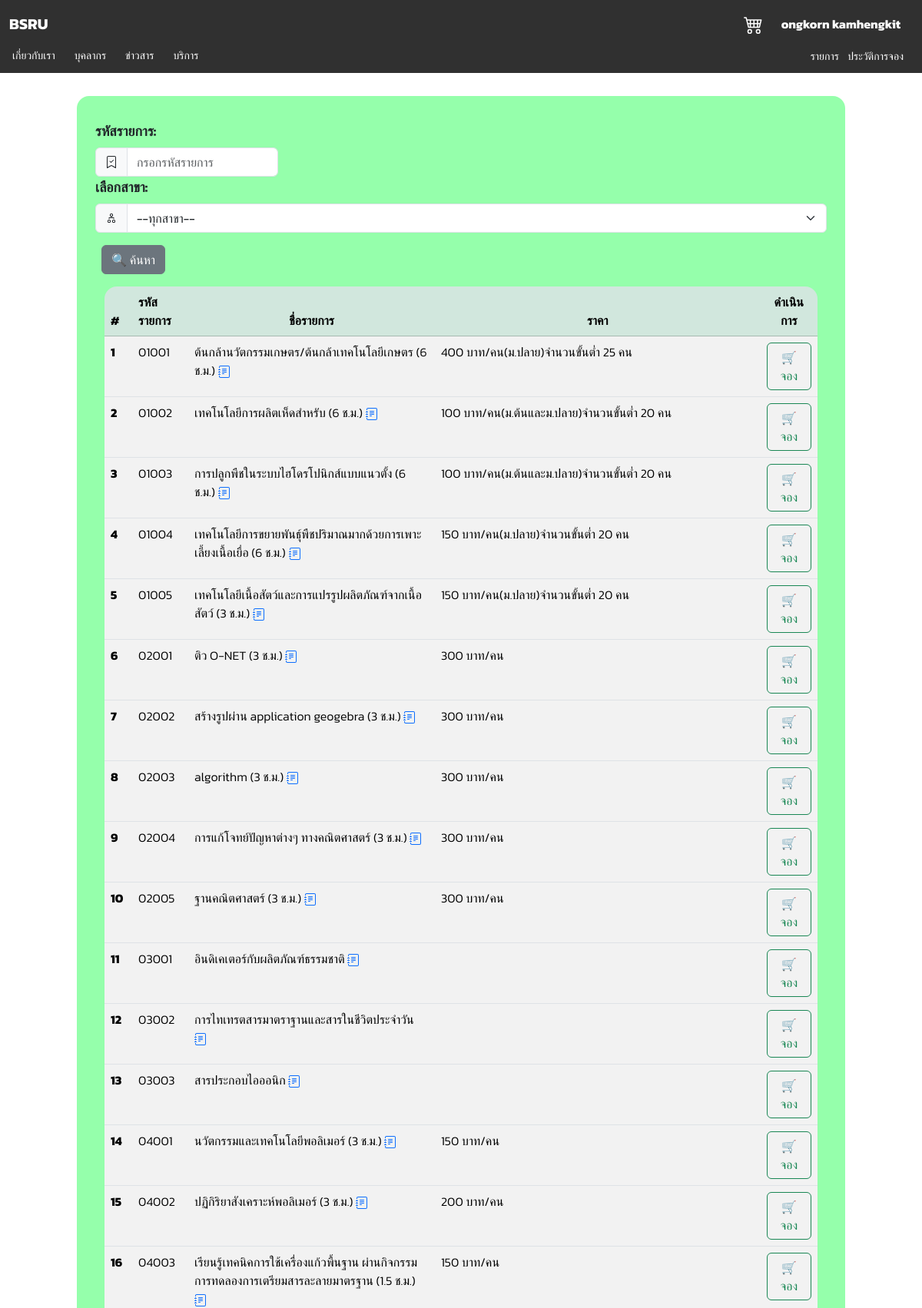
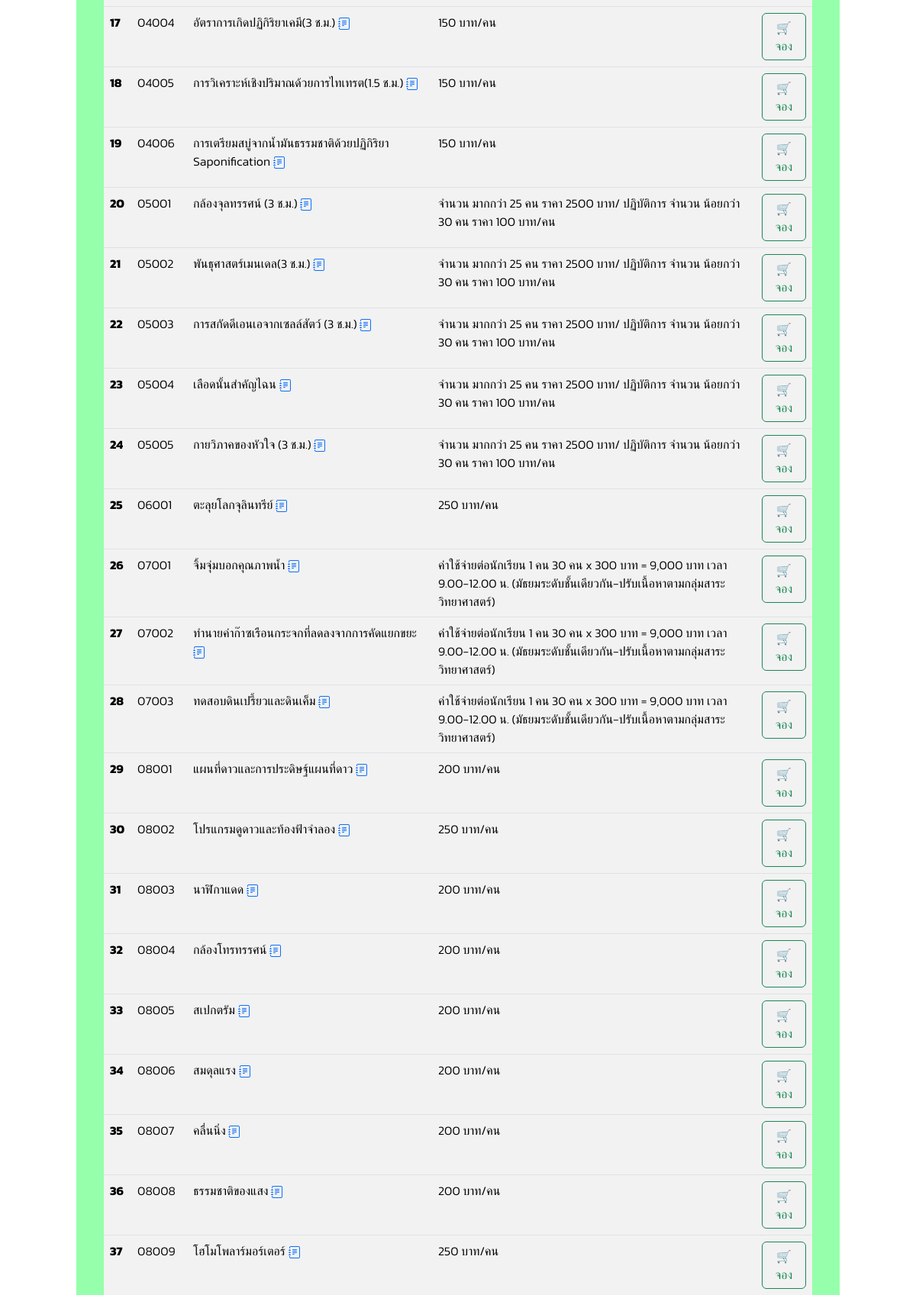
The page /logged/register/index.php (signed in, upper part) on the database its author committed (2 pictures, top to bottom).
### tables this page shows
CREATE TABLE IF NOT EXISTS `users` (
  `id` int(5) NOT NULL AUTO_INCREMENT,
  `fname` varchar(50) NOT NULL,
  `lname` varchar(50) NOT NULL,
  `username` varchar(255) NOT NULL,
  `password` varchar(255) NOT NULL,
  `email` varchar(255) NOT NULL,
  `callnum` varchar(10) NOT NULL,
  `lineid` varchar(255) NOT NULL,
  `address` text NOT NULL,
  `zip` varchar(5) NOT NULL,
  `user` varchar(255) NOT NULL,
  `image` varchar(255) NOT NULL DEFAULT 'default-pp.png',
  `uploaded_user` datetime NOT NULL,
  PRIMARY KEY (`id`)
);

CREATE TABLE IF NOT EXISTS `list` (
  `id_list` varchar(5) NOT NULL,
  `teach_list` varchar(255) DEFAULT NULL,
  `branch_list` set('1','2','3','4','5','6','7','8','9','10','11','12','13','14','15','16','17','18','19','20','21','22') DEFAULT NULL,
  `name_list` varchar(255) DEFAULT NULL,
  `price_list` varchar(255) DEFAULT NULL,
  `concept_list` text DEFAULT NULL,
  PRIMARY KEY (`id_list`)
);

### logged/register/index.php (the view, shortened to what this page needs)
<?php
if (isset($_SESSION['id']) && isset($_SESSION['username'])) {
    include_once '../../login/connect_db.php';
    $findresult = mysqli_query($db, "SELECT * FROM users");
    $res = mysqli_fetch_array($findresult);
    $fname = $res['fname'];
    $lname = $res['lname'];
    if (!isset($_POST["id_list"]) && !isset($_POST["branch_list"])) {
        $branch_list = '0';
        $id_list = "";
        $sql = "SELECT * FROM list";
        $result = mysqli_query($conn, $sql) or die(mysqli_error($conn));
?>
        <!DOCTYPE html>
        <html lang="en">
        <head>
            <link rel="stylesheet" href="list.css">
            <link rel="stylesheet" href="stylebar.css">
            <link rel="stylesheet" href="stylepop.css">
            <link href="https://cdn.jsdelivr.net/npm/bootstrap@5.3.2/dist/css/bootstrap.min.css" rel="stylesheet">
        </head>
        <body>
            <div class="navbar">
                <div class="container-fluid mt-2">
                    <a class="mainBSRU" href="../index.php" style="text-decoration: none;">BSRU</a>
                    <a class="cart text-right" href="order.php" style="text-decoration: none;">
                    </a>
                    <a class="cart ms-4 me-3" id="profile" href="#" style="text-decoration: none;">
                        <?= $fname ?> <?= $lname ?>
                    </a>
                </div>
                <div class="ms-3 mt-3 mb-1">
                    <div class="subMain">
                        <div class="subBSRU">
                            <a class="sub" href="../aboutus.php" style="text-decoration: none;">เกี่ยวกับเรา</a>
                            <a class="sub" href="../personnel.php" style="text-decoration: none;">บุคลากร</a>
                            <a class="sub" href="../news.php" style="text-decoration: none;">ข่าวสาร</a>
                            <a class="sub" href="../service.php" style="text-decoration: none;">บริการ</a>
                        </div>
                        <div class="menu">
                            <a class="subright" href="index.php" style="text-decoration: none;">รายการ</a>
                        </div>
                        <div class="ht">
                            <a class="subright" href="history.php" style="text-decoration: none;">ประวัติการจอง</a>
                        </div>
                    </div>
                </div>
            </div>
            <div class="container-fluid" style="margin-top: 30px;">
                <div class="row">
                    <div class="col-1"></div>
                    <div class="col-lg-10 container p-4 rounded-4" style="background-color: #95ffab;">
                        <form action="index.php" method="post">
                            <div class="col-3">
                                <label class="form-label pt-2" for="id_list" style="font-size: 18px; font-family: kanit; font-weight:bold">รหัสรายการ:</label>
                                <div class="input-group" id="id_list">
                                    <span class="input-group-text" id="id_list">
                                    </span>
                                    <input type="text" class="form-control" placeholder="กรอกรหัสรายการ" aria-label="Input group example" aria-describedby="basic-addon1" name="id_list" id="id_list" size="25" maxlength="50">
                                </div>
                            </div>
                            <label class="form-label" for="branch" style="font-size: 18px; font-family: kanit; font-weight:bold">เลือกสาขา:</label>
                            <div class="input-group" id="branch">
                                <span class="input-group-text" id="branch">
                                </span>
                                <select class="form-select" name='branch_list' id="branch">
                                    <option value='0' selected='seleted'>--ทุกสาขา--</option>
                                </select>
                            </div>
                            <div class="pt-3 ps-2">
                                <button type="find" class="btn btn-secondary">
                                    🔍 ค้นหา
                                </button>
                            </div>
                        </form>
                        <div class="container pt-2 mt-2">
                            <center>
                                <table class="table tb table-striped table-hover" cellspacing="0" cellpadding="4" style="font-weight: 300;">
                                    <thead>
                                        <tr class="table-success">
                                            <th scope="col">#</th>
                                            <th>รหัสรายการ</th>
                                            <th class="text-center">ชื่อรายการ</th>
                                            <th class="text-center">ราคา</th>
                                            <th class="text-center">ดำเนินการ</th>
                                        </tr>
                                    </thead>
                                    <?php
                                    if ($branch_list == '0' && $id_list == "") {
                                        for ($i = 1; $i < $row = mysqli_fetch_assoc($result); $i++) {
                                    ?>
                                            <tbody>
                                                <tr>
                                                    <th scope="row"><?php print $i; ?></th>
                                                    <td><?= $row['id_list'] ?></td>
                                                    <td class="a"><?= $row['name_list'] ?> <a href="concept_list.php?id_list=<?php echo $row["id_list"] ?>" style="text-decoration: none;">
                                                        </a></td>
                                                    <td class="b"><?= $row['price_list'] ?></td>
                                                    <td>
                                                        <a href="order.php?id_list=<?php echo $row["id_list"] ?>" style="text-decoration: none;">
                                                            <button type="button" class="btn btn-outline-success box">
                                                                🛒 จอง
                                                            </button>
                                                        </a>
                                                    </td>
                                                </tr>
                                            </tbody>
                                        <?php
                                        }
                                    }
                                    ?>
                                </table>
                            </center>
                        </div>
                    </div>
                    <div class="col-1"></div>
                </div>
            </div>
        </body>
        </html>
<?php
    }
} else {
    header("Location: ../index.php");
    exit();
}
?>

### logged/register/list.css (style rules this page uses)
.box { background-color: #fff; }

### logged/register/stylebar.css (style rules this page uses)
.navbar { background-color: #303030; font-weight: bold; }
.mainBSRU { color:rgb(255, 255, 255); font-size: 20px; }
.cart { margin-left: auto; margin-right: 0; color:rgb(255, 255, 255); }
.subMain { display: block; }
.sub { color:rgb(255, 255, 255); font-size: 14px; font-weight: 450; }
.subright { color:rgb(255, 255, 255); font-size: 14px; font-weight: 450; }
.subBSRU { display: flex; column-gap: 25px; text-align: left; }
.menu { position: absolute; right: 9%; bottom: 12%; }
.ht { position: absolute; right: 2%; bottom: 12%; }

### logged/register/index.php (style rules this page uses)
.tb { border-collapse: collapse; border-radius: 1em; overflow: hidden; }
body { font-family: kanit; }

### rows shown on the page
users: fname "ongkorn", lname "kamhengkit"
list: id_list "01001", name_list "ต้นกล้านวัตกรรมเกษตร/ต้นกล้าเทคโนโลยีเกษตร (6 ช.ม.)", price_list "400 บาท/คน(ม.ปลาย)จำนวนขั้นต่ำ 25 คน"
list: id_list "01002", name_list "เทคโนโลยีการผลิตเห็ดสำหรับ (6 ช.ม.)", price_list "100 บาท/คน(ม.ต้นและม.ปลาย)จำนวนขั้นต่ำ 20 คน"
list: id_list "01003", name_list "การปลูกพืชในระบบไฮโดรโปนิกส์แบบแนวตั้ง (6 ช.ม.)", price_list "100 บาท/คน(ม.ต้นและม.ปลาย)จำนวนขั้นต่ำ 20 คน"
list: id_list "01004", name_list "เทคโนโลยีการขยายพันธุ์พืชปริมาณมากด้วยการเพาะเลี้ยงเนื้อเยื่อ (6 ช.ม.)", price_list "150 บาท/คน(ม.ปลาย)จำนวนขั้นต่ำ 20 คน"
list: id_list "01005", name_list "เทคโนโลยีเนื้อสัตว์และการแปรรูปผลิตภัณฑ์จากเนื้อสัตว์ (3 ช.ม.)", price_list "150 บาท/คน(ม.ปลาย)จำนวนขั้นต่ำ 20 คน"
list: id_list "02001", name_list "ติว O-NET (3 ช.ม.)", price_list "300 บาท/คน"
list: id_list "02002", name_list "สร้างรูปผ่าน application geogebra (3 ช.ม.)", price_list "300 บาท/คน"
list: id_list "02003", name_list "algorithm (3 ช.ม.)", price_list "300 บาท/คน"
list: id_list "02004", name_list "การแก้โจทย์ปัญหาต่างๆ ทางคณิตศาสตร์ (3 ช.ม.)", price_list "300 บาท/คน"
list: id_list "02005", name_list "ฐานคณิตศาสตร์ (3 ช.ม.)", price_list "300 บาท/คน"
list: id_list "03001", name_list "อินดิเคเตอร์กับผลิตภัณฑ์ธรรมชาติ"
list: id_list "03002", name_list "การไทเทรตสารมาตราฐานและสารในชีวิตประจำวัน"
list: id_list "03003", name_list "สารประกอบไอออนิก"
list: id_list "04001", name_list "นวัตกรรมและเทคโนโลยีพอลิเมอร์ (3 ช.ม.)", price_list "150 บาท/คน"
list: id_list "04002", name_list "ปฏิกิริยาสังเคราะห์พอลิเมอร์ (3 ช.ม.)", price_list "200 บาท/คน"
list: id_list "04003", name_list "เรียนรู้เทคนิคการใช้เครื่องแก้วพื้นฐาน ผ่านกิจกรรมการทดลองการเตรียมสารละลายมาตรฐาน (1.5 ช.ม.)", price_list "150 บาท/คน"
list: id_list "04004", name_list "อัตราการเกิดปฏิกิริยาเคมี(3 ช.ม.)", price_list "150 บาท/คน"
list: id_list "04005", name_list "การวิเคราะห์เชิงปริมาณด้วยการไทเทรต(1.5 ช.ม.)", price_list "150 บาท/คน"
list: id_list "04006", name_list "การเตรียมสบู่จากน้ำมันธรรมชาติด้วยปฏิกิริยา Saponification", price_list "150 บาท/คน"
list: id_list "05001", name_list "กล้องจุลทรรศน์ (3 ช.ม.)", price_list "จำนวน มากกว่า 25 คน ราคา 2500 บาท/ ปฏิบัติการ จำนวน น้อยกว่า 30 คน ราคา 100 บาท/คน"
list: id_list "05002", name_list "พันธุศาสตร์เมนเดล(3 ช.ม.)", price_list "จำนวน มากกว่า 25 คน ราคา 2500 บาท/ ปฏิบัติการ จำนวน น้อยกว่า 30 คน ราคา 100 บาท/คน"
list: id_list "05003", name_list "การสกัดดีเอนเอจากเซลล์สัตว์ (3 ช.ม.)", price_list "จำนวน มากกว่า 25 คน ราคา 2500 บาท/ ปฏิบัติการ จำนวน น้อยกว่า 30 คน ราคา 100 บาท/คน"
list: id_list "05004", name_list "เลือดนั้นสำคัญไฉน", price_list "จำนวน มากกว่า 25 คน ราคา 2500 บาท/ ปฏิบัติการ จำนวน น้อยกว่า 30 คน ราคา 100 บาท/คน"
list: id_list "05005", name_list "กายวิภาคของหัวใจ (3 ช.ม.)", price_list "จำนวน มากกว่า 25 คน ราคา 2500 บาท/ ปฏิบัติการ จำนวน น้อยกว่า 30 คน ราคา 100 บาท/คน"
list: id_list "06001", name_list "ตะลุยโลกจุลินทรีย์", price_list "250 บาท/คน"
list: id_list "07001", name_list "จิ้มจุ่มบอกคุณภาพน้ำ", price_list "ค่าใช้จ่ายต่อนักเรียน 1 คน 30 คน x 300 บาท = 9,000 บาท เวลา 9.00-12.00 น. (มัธยมระดับชั้นเดียวกัน-ปรับเนื้อหาตามกลุ่มสาระวิทยาศาสตร์)"
list: id_list "07002", name_list "ทำนายค่าก๊าซเรือนกระจกที่ลดลงจากการคัดแยกขยะ", price_list "ค่าใช้จ่ายต่อนักเรียน 1 คน 30 คน x 300 บาท = 9,000 บาท เวลา 9.00-12.00 น. (มัธยมระดับชั้นเดียวกัน-ปรับเนื้อหาตามกลุ่มสาระวิทยาศาสตร์)"
list: id_list "07003", name_list "ทดสอบดินเปรี้ยวและดินเค็ม", price_list "ค่าใช้จ่ายต่อนักเรียน 1 คน 30 คน x 300 บาท = 9,000 บาท เวลา 9.00-12.00 น. (มัธยมระดับชั้นเดียวกัน-ปรับเนื้อหาตามกลุ่มสาระวิทยาศาสตร์)"
list: id_list "08001", name_list "แผนที่ดาวและการประดิษฐ์แผนที่ดาว", price_list "200 บาท/คน"
list: id_list "08002", name_list "โปรแกรมดูดาวและท้องฟ้าจำลอง", price_list "250 บาท/คน"
list: id_list "08003", name_list "นาฬิกาแดด", price_list "200 บาท/คน"
list: id_list "08004", name_list "กล้องโทรทรรศน์", price_list "200 บาท/คน"
list: id_list "08005", name_list "สเปกตรัม", price_list "200 บาท/คน"
list: id_list "08006", name_list "สมดุลแรง", price_list "200 บาท/คน"
list: id_list "08007", name_list "คลื่นนิ่ง", price_list "200 บาท/คน"
list: id_list "08008", name_list "ธรรมชาติของแสง", price_list "200 บาท/คน"
list: id_list "08009", name_list "โฮโมโพลาร์มอร์เตอร์", price_list "250 บาท/คน"
